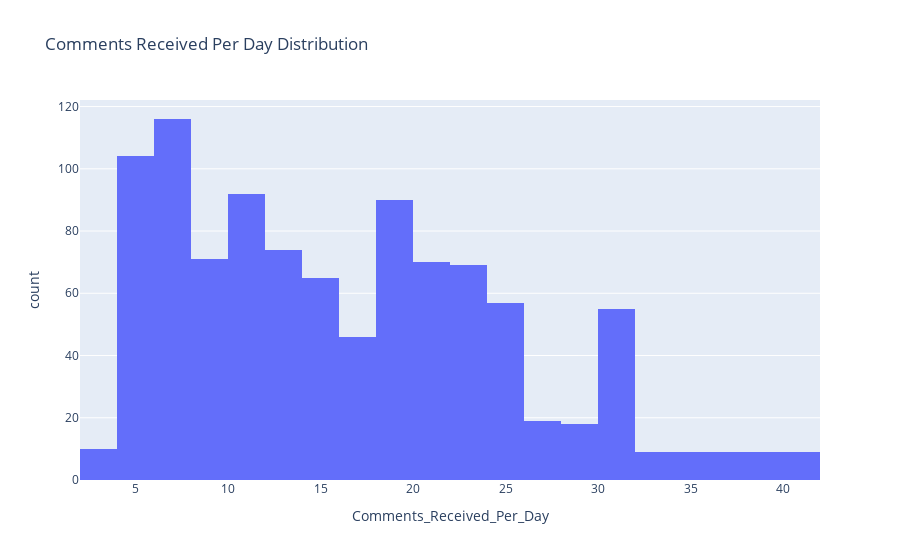

This figure's notebook cell:
### Code cell
plt = px.histogram(df, x='Comments_Received_Per_Day', title='Comments Received Per Day Distribution')
plt.show()

### Figure 1 — Plotly figure (JSON) as saved in the notebook; plotly's stock layout.template omitted (floating-point values rounded to 4 significant figures; data arrays with more than 128 entries replaced by an {"elided": "..."} marker saying what was removed)
{"data": [{"bingroup": "x", "hovertemplate": "Comments_Received_Per_Day=%{x}<br>count=%{y}<extra></extra>", "legendgroup": "", "marker": {"color": "#636efa", "pattern": {"shape": ""}}, "name": "", "orientation": "v", "showlegend": false, "type": "histogram", "x": {"elided": "1001 float values"}, "xaxis": "x", "yaxis": "y"}], "layout": {"barmode": "relative", "legend": {"tracegroupgap": 0}, "title": {"text": "Comments Received Per Day Distribution"}, "xaxis": {"anchor": "y", "domain": [0, 1], "title": {"text": "Comments_Received_Per_Day"}}, "yaxis": {"anchor": "x", "domain": [0, 1], "title": {"text": "count"}}}}
